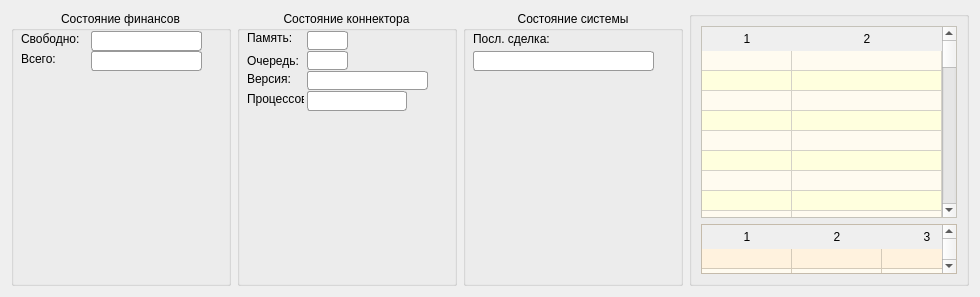
            <widget class="QWidget" name="tab_status">
             <attribute name="icon">
              <iconset>
               <normalon>icons/info.png</normalon>
              </iconset>
             </attribute>
             <attribute name="title">
              <string>Статус</string>
             </attribute>
             <layout class="QHBoxLayout" name="horizontalLayout_4">
              <item>
               <widget class="QGroupBox" name="groupBox_3">
                <property name="sizePolicy">
                 <sizepolicy hsizetype="Fixed" vsizetype="MinimumExpanding">
                  <horstretch>0</horstretch>
                  <verstretch>0</verstretch>
                 </sizepolicy>
                </property>
                <property name="minimumSize">
                 <size>
                  <width>220</width>
                  <height>120</height>
                 </size>
                </property>
                <property name="maximumSize">
                 <size>
                  <width>220</width>
                  <height>16777215</height>
                 </size>
                </property>
                <property name="title">
                 <string>Состояние финансов</string>
                </property>
                <property name="alignment">
                 <set>Qt::AlignHCenter|Qt::AlignTop</set>
                </property>
                <property name="flat">
                 <bool>false</bool>
                </property>
                <property name="checkable">
                 <bool>false</bool>
                </property>
                <widget class="QLineEdit" name="free_money">
                 <property name="geometry">
                  <rect>
                   <x>80</x>
                   <y>20</y>
                   <width>111</width>
                   <height>20</height>
                  </rect>
                 </property>
                 <property name="font">
                  <font>
                   <family>MS Shell Dlg 2</family>
                   <pointsize>10</pointsize>
                   <weight>50</weight>
                   <italic>false</italic>
                   <bold>false</bold>
                  </font>
                 </property>
                 <property name="styleSheet">
                  <string notr="true">border: 1px solid #999999;
font-weight: light;
font: 10pt &quot;MS Shell Dlg 2&quot;;
text-align: center;
border-radius:3px;

</string>
                 </property>
                 <property name="inputMethodHints">
                  <set>Qt::ImhExclusiveInputMask</set>
                 </property>
                 <property name="text">
                  <string/>
                 </property>
                </widget>
                <widget class="QLabel" name="label_10">
                 <property name="geometry">
                  <rect>
                   <x>10</x>
                   <y>20</y>
                   <width>61</width>
                   <height>16</height>
                  </rect>
                 </property>
                 <property name="text">
                  <string>Свободно:</string>
                 </property>
                </widget>
                <widget class="QLineEdit" name="all_money">
                 <property name="geometry">
                  <rect>
                   <x>80</x>
                   <y>40</y>
                   <width>111</width>
                   <height>20</height>
                  </rect>
                 </property>
                 <property name="font">
                  <font>
                   <family>MS Shell Dlg 2</family>
                   <pointsize>10</pointsize>
                   <weight>50</weight>
                   <italic>false</italic>
                   <bold>false</bold>
                  </font>
                 </property>
                 <property name="styleSheet">
                  <string notr="true">border: 1px solid #999999;
font-weight: light;
font: 10pt &quot;MS Shell Dlg 2&quot;;
text-align: center;
border-radius:3px;

</string>
                 </property>
                 <property name="inputMethodHints">
                  <set>Qt::ImhExclusiveInputMask</set>
                 </property>
                 <property name="text">
                  <string/>
                 </property>
                </widget>
                <widget class="QLabel" name="label_11">
                 <property name="geometry">
                  <rect>
                   <x>10</x>
                   <y>40</y>
                   <width>61</width>
                   <height>16</height>
                  </rect>
                 </property>
                 <property name="text">
                  <string>Всего:</string>
                 </property>
                </widget>
               </widget>
              </item>
              <item>
               <widget class="QGroupBox" name="groupBox">
                <property name="sizePolicy">
                 <sizepolicy hsizetype="Fixed" vsizetype="MinimumExpanding">
                  <horstretch>0</horstretch>
                  <verstretch>0</verstretch>
                 </sizepolicy>
                </property>
                <property name="minimumSize">
                 <size>
                  <width>220</width>
                  <height>120</height>
                 </size>
                </property>
                <property name="maximumSize">
                 <size>
                  <width>220</width>
                  <height>16777215</height>
                 </size>
                </property>
                <property name="title">
                 <string>Состояние коннектора</string>
                </property>
                <property name="alignment">
                 <set>Qt::AlignHCenter|Qt::AlignTop</set>
                </property>
                <property name="flat">
                 <bool>false</bool>
                </property>
                <property name="checkable">
                 <bool>false</bool>
                </property>
                <widget class="QLineEdit" name="queue_mem_used">
                 <property name="geometry">
                  <rect>
                   <x>70</x>
                   <y>20</y>
                   <width>41</width>
                   <height>19</height>
                  </rect>
                 </property>
                 <property name="font">
                  <font>
                   <family>MS Shell Dlg 2</family>
                   <pointsize>10</pointsize>
                   <weight>50</weight>
                   <italic>false</italic>
                   <bold>false</bold>
                  </font>
                 </property>
                 <property name="styleSheet">
                  <string notr="true">border: 1px solid #999999;
font-weight: light;
font: 10pt &quot;MS Shell Dlg 2&quot;;
text-align: center;
border-radius:3px;

</string>
                 </property>
                 <property name="inputMethodHints">
                  <set>Qt::ImhExclusiveInputMask</set>
                 </property>
                 <property name="text">
                  <string/>
                 </property>
                </widget>
                <widget class="QLineEdit" name="queue_size">
                 <property name="geometry">
                  <rect>
                   <x>70</x>
                   <y>40</y>
                   <width>41</width>
                   <height>19</height>
                  </rect>
                 </property>
                 <property name="font">
                  <font>
                   <family>MS Shell Dlg 2</family>
                   <pointsize>10</pointsize>
                   <weight>50</weight>
                   <italic>false</italic>
                   <bold>false</bold>
                  </font>
                 </property>
                 <property name="styleSheet">
                  <string notr="true">border: 1px solid #999999;
font-weight: light;
font: 10pt &quot;MS Shell Dlg 2&quot;;
text-align: center;
border-radius:3px;

</string>
                 </property>
                 <property name="inputMethodHints">
                  <set>Qt::ImhExclusiveInputMask</set>
                 </property>
                 <property name="text">
                  <string/>
                 </property>
                </widget>
                <widget class="QLineEdit" name="version">
                 <property name="geometry">
                  <rect>
                   <x>70</x>
                   <y>60</y>
                   <width>121</width>
                   <height>19</height>
                  </rect>
                 </property>
                 <property name="font">
                  <font>
                   <family>MS Shell Dlg 2</family>
                   <pointsize>10</pointsize>
                   <weight>50</weight>
                   <italic>false</italic>
                   <bold>false</bold>
                  </font>
                 </property>
                 <property name="styleSheet">
                  <string notr="true">border: 1px solid #999999;
font-weight: light;
font: 10pt &quot;MS Shell Dlg 2&quot;;
text-align: center;
border-radius:3px;

</string>
                 </property>
                 <property name="inputMethodHints">
                  <set>Qt::ImhExclusiveInputMask</set>
                 </property>
                 <property name="text">
                  <string/>
                 </property>
                </widget>
                <widget class="QLabel" name="label_5">
                 <property name="geometry">
                  <rect>
                   <x>10</x>
                   <y>20</y>
                   <width>46</width>
                   <height>13</height>
                  </rect>
                 </property>
                 <property name="text">
                  <string>Память:</string>
                 </property>
                </widget>
                <widget class="QLabel" name="label_3">
                 <property name="geometry">
                  <rect>
                   <x>10</x>
                   <y>40</y>
                   <width>60</width>
                   <height>20</height>
                  </rect>
                 </property>
                 <property name="text">
                  <string>Очередь:</string>
                 </property>
                </widget>
                <widget class="QLabel" name="label_4">
                 <property name="geometry">
                  <rect>
                   <x>10</x>
                   <y>60</y>
                   <width>46</width>
                   <height>16</height>
                  </rect>
                 </property>
                 <property name="text">
                  <string>Версия:</string>
                 </property>
                </widget>
                <widget class="QLabel" name="label_2">
                 <property name="geometry">
                  <rect>
                   <x>10</x>
                   <y>80</y>
                   <width>57</width>
                   <height>16</height>
                  </rect>
                 </property>
                 <property name="text">
                  <string>Процессов:</string>
                 </property>
                </widget>
                <widget class="QLineEdit" name="threads">
                 <property name="geometry">
                  <rect>
                   <x>70</x>
                   <y>80</y>
                   <width>100</width>
                   <height>20</height>
                  </rect>
                 </property>
                 <property name="font">
                  <font>
                   <family>MS Shell Dlg 2</family>
                   <pointsize>10</pointsize>
                   <weight>50</weight>
                   <italic>false</italic>
                   <bold>false</bold>
                  </font>
                 </property>
                 <property name="styleSheet">
                  <string notr="true">border: 1px solid #999999;
font-weight: light;
font: 10pt &quot;MS Shell Dlg 2&quot;;
text-align: center;
border-radius:3px;

</string>
                 </property>
                 <property name="inputMethodHints">
                  <set>Qt::ImhExclusiveInputMask</set>
                 </property>
                 <property name="text">
                  <string/>
                 </property>
                </widget>
               </widget>
              </item>
              <item>
               <widget class="QGroupBox" name="groupBox_2">
                <property name="sizePolicy">
                 <sizepolicy hsizetype="Fixed" vsizetype="MinimumExpanding">
                  <horstretch>0</horstretch>
                  <verstretch>0</verstretch>
                 </sizepolicy>
                </property>
                <property name="minimumSize">
                 <size>
                  <width>220</width>
                  <height>120</height>
                 </size>
                </property>
                <property name="maximumSize">
                 <size>
                  <width>220</width>
                  <height>16777215</height>
                 </size>
                </property>
                <property name="title">
                 <string>Состояние системы</string>
                </property>
                <property name="alignment">
                 <set>Qt::AlignHCenter|Qt::AlignTop</set>
                </property>
                <property name="flat">
                 <bool>false</bool>
                </property>
                <property name="checkable">
                 <bool>false</bool>
                </property>
                <widget class="QLabel" name="label">
                 <property name="geometry">
                  <rect>
                   <x>10</x>
                   <y>20</y>
                   <width>81</width>
                   <height>16</height>
                  </rect>
                 </property>
                 <property name="text">
                  <string>Посл. сделка:</string>
                 </property>
                </widget>
                <widget class="QLineEdit" name="last_trade_time">
                 <property name="geometry">
                  <rect>
                   <x>10</x>
                   <y>40</y>
                   <width>181</width>
                   <height>20</height>
                  </rect>
                 </property>
                 <property name="font">
                  <font>
                   <family>MS Shell Dlg 2</family>
                   <pointsize>10</pointsize>
                   <weight>50</weight>
                   <italic>false</italic>
                   <bold>false</bold>
                  </font>
                 </property>
                 <property name="styleSheet">
                  <string notr="true">border: 1px solid #999999;
font-weight: light;
font: 10pt &quot;MS Shell Dlg 2&quot;;
text-align: center;
border-radius:3px;

</string>
                 </property>
                 <property name="inputMethodHints">
                  <set>Qt::ImhExclusiveInputMask</set>
                 </property>
                 <property name="text">
                  <string/>
                 </property>
                </widget>
               </widget>
              </item>
              <item>
               <widget class="QGroupBox" name="groupBox_4">
                <property name="title">
                 <string/>
                </property>
                <property name="alignment">
                 <set>Qt::AlignHCenter|Qt::AlignTop</set>
                </property>
                <property name="flat">
                 <bool>false</bool>
                </property>
                <property name="checkable">
                 <bool>false</bool>
                </property>
                <layout class="QVBoxLayout" name="verticalLayout_3">
                 <item>
                  <widget class="QTableWidget" name="commands_table">
                   <property name="sizePolicy">
                    <sizepolicy hsizetype="MinimumExpanding" vsizetype="Expanding">
                     <horstretch>0</horstretch>
                     <verstretch>0</verstretch>
                    </sizepolicy>
                   </property>
                   <property name="minimumSize">
                    <size>
                     <width>150</width>
                     <height>0</height>
                    </size>
                   </property>
                   <property name="styleSheet">
                    <string notr="true">QTableWidget {
background-color:#fffbf0;
alternate-background-color:#ffffde;
selection-background-color: #0558AB;
selection-color: #ffffff;
}


    QTableWidget QHeaderView::section
    {
    border-bottom:0px groove #8BA6D9;
    border-left:0px groove #8BA6D9;
    border-right:0px groove #8BA6D9;
    border-top:0px;
    padding:3px;
    background:qlineargradient(x1: 0, y1: 0, x2: 0, y2: 1,
                             stop: 0 #F8FCFE, stop: 0.4 #EBEEF2,
                             stop: 0.5 #E0E5EA, stop: 1.0 #DADEEA);


    color:black;
    outline:0px;
    }

    QTableWidget::item
    {
    padding:5px;
    outline:0px;
    }</string>
                   </property>
                   <property name="verticalScrollBarPolicy">
                    <enum>Qt::ScrollBarAsNeeded</enum>
                   </property>
                   <property name="horizontalScrollBarPolicy">
                    <enum>Qt::ScrollBarAsNeeded</enum>
                   </property>
                   <property name="editTriggers">
                    <set>QAbstractItemView::NoEditTriggers</set>
                   </property>
                   <property name="alternatingRowColors">
                    <bool>true</bool>
                   </property>
                   <property name="selectionMode">
                    <enum>QAbstractItemView::NoSelection</enum>
                   </property>
                   <property name="selectionBehavior">
                    <enum>QAbstractItemView::SelectRows</enum>
                   </property>
                   <property name="wordWrap">
                    <bool>true</bool>
                   </property>
                   <property name="cornerButtonEnabled">
                    <bool>false</bool>
                   </property>
                   <property name="rowCount">
                    <number>50</number>
                   </property>
                   <property name="columnCount">
                    <number>2</number>
                   </property>
                   <attribute name="horizontalHeaderCascadingSectionResizes">
                    <bool>true</bool>
                   </attribute>
                   <attribute name="horizontalHeaderDefaultSectionSize">
                    <number>90</number>
                   </attribute>
                   <attribute name="horizontalHeaderMinimumSectionSize">
                    <number>70</number>
                   </attribute>
                   <attribute name="horizontalHeaderShowSortIndicator" stdset="0">
                    <bool>true</bool>
                   </attribute>
                   <attribute name="horizontalHeaderStretchLastSection">
                    <bool>true</bool>
                   </attribute>
                   <attribute name="verticalHeaderVisible">
                    <bool>false</bool>
                   </attribute>
                   <attribute name="verticalHeaderDefaultSectionSize">
                    <number>20</number>
                   </attribute>
                   <attribute name="verticalHeaderMinimumSectionSize">
                    <number>20</number>
                   </attribute>
                   <attribute name="verticalHeaderStretchLastSection">
                    <bool>false</bool>
                   </attribute>
                   <row>
                    <property name="text">
                     <string>1</string>
                    </property>
                   </row>
                   <row>
                    <property name="text">
                     <string>2</string>
                    </property>
                   </row>
                   <row/>
                   <row/>
                   <row/>
                   <row/>
                   <row/>
                   <row/>
                   <row/>
                   <row/>
                   <row/>
                   <row/>
                   <row/>
                   <row/>
                   <row/>
                   <row/>
                   <row/>
                   <row/>
                   <row/>
                   <row/>
                   <row/>
                   <row/>
                   <row/>
                   <row/>
                   <row/>
                   <row/>
                   <row/>
                   <row/>
                   <row/>
                   <row/>
                   <row/>
                   <row/>
                   <row/>
                   <row/>
                   <row/>
                   <row/>
                   <row/>
                   <row/>
                   <row/>
                   <row/>
                   <row/>
                   <row/>
                   <row/>
                   <row/>
                   <row/>
                   <row/>
                   <row/>
                   <row/>
                   <row/>
                   <row/>
                   <column>
                    <property name="text">
                     <string>1</string>
                    </property>
                   </column>
                   <column>
                    <property name="text">
                     <string>2</string>
                    </property>
                   </column>
                  </widget>
                 </item>
                 <item>
                  <widget class="QTableWidget" name="client_table">
                   <property name="sizePolicy">
                    <sizepolicy hsizetype="Expanding" vsizetype="Fixed">
                     <horstretch>0</horstretch>
                     <verstretch>0</verstretch>
                    </sizepolicy>
                   </property>
                   <property name="minimumSize">
                    <size>
                     <width>0</width>
                     <height>50</height>
                    </size>
                   </property>
                   <property name="maximumSize">
                    <size>
                     <width>16777215</width>
                     <height>50</height>
                    </size>
                   </property>
                   <property name="styleSheet">
                    <string notr="true">QTableWidget {
background-color:#fff2de;
alternate-background-color:#fffbf0;
selection-background-color: #0558AB;
selection-color: #ffffff;
}



    QTableWidget QHeaderView::section
    {
    border-bottom:0px groove #8BA6D9;
    border-left:0px groove #8BA6D9;
    border-right:0px groove #8BA6D9;
    border-top:0px;
    padding:3px;
    background:qlineargradient(x1: 0, y1: 0, x2: 0, y2: 1,
                             stop: 0 #F8FCFE, stop: 0.4 #EBEEF2,
                             stop: 0.5 #E0E5EA, stop: 1.0 #DADEEA);


    color:black;
    outline:0px;
    }

    QTableWidget::item
    {
    padding:5px;
    outline:0px;
    }</string>
                   </property>
                   <property name="verticalScrollBarPolicy">
                    <enum>Qt::ScrollBarAsNeeded</enum>
                   </property>
                   <property name="horizontalScrollBarPolicy">
                    <enum>Qt::ScrollBarAlwaysOff</enum>
                   </property>
                   <property name="editTriggers">
                    <set>QAbstractItemView::NoEditTriggers</set>
                   </property>
                   <property name="alternatingRowColors">
                    <bool>true</bool>
                   </property>
                   <property name="selectionMode">
                    <enum>QAbstractItemView::SingleSelection</enum>
                   </property>
                   <property name="selectionBehavior">
                    <enum>QAbstractItemView::SelectRows</enum>
                   </property>
                   <property name="rowCount">
                    <number>50</number>
                   </property>
                   <property name="columnCount">
                    <number>30</number>
                   </property>
                   <attribute name="horizontalHeaderCascadingSectionResizes">
                    <bool>true</bool>
                   </attribute>
                   <attribute name="horizontalHeaderDefaultSectionSize">
                    <number>90</number>
                   </attribute>
                   <attribute name="horizontalHeaderMinimumSectionSize">
                    <number>70</number>
                   </attribute>
                   <attribute name="horizontalHeaderShowSortIndicator" stdset="0">
                    <bool>true</bool>
                   </attribute>
                   <attribute name="horizontalHeaderStretchLastSection">
                    <bool>true</bool>
                   </attribute>
                   <attribute name="verticalHeaderVisible">
                    <bool>false</bool>
                   </attribute>
                   <attribute name="verticalHeaderDefaultSectionSize">
                    <number>20</number>
                   </attribute>
                   <attribute name="verticalHeaderMinimumSectionSize">
                    <number>20</number>
                   </attribute>
                   <attribute name="verticalHeaderStretchLastSection">
                    <bool>false</bool>
                   </attribute>
                   <row>
                    <property name="text">
                     <string>1</string>
                    </property>
                   </row>
                   <row>
                    <property name="text">
                     <string>2</string>
                    </property>
                   </row>
                   <row/>
                   <row/>
                   <row/>
                   <row/>
                   <row/>
                   <row/>
                   <row/>
                   <row/>
                   <row/>
                   <row/>
                   <row/>
                   <row/>
                   <row/>
                   <row/>
                   <row/>
                   <row/>
                   <row/>
                   <row/>
                   <row/>
                   <row/>
                   <row/>
                   <row/>
                   <row/>
                   <row/>
                   <row/>
                   <row/>
                   <row/>
                   <row/>
                   <row/>
                   <row/>
                   <row/>
                   <row/>
                   <row/>
                   <row/>
                   <row/>
                   <row/>
                   <row/>
                   <row/>
                   <row/>
                   <row/>
                   <row/>
                   <row/>
                   <row/>
                   <row/>
                   <row/>
                   <row/>
                   <row/>
                   <row/>
                   <column>
                    <property name="text">
                     <string>1</string>
                    </property>
                   </column>
                   <column>
                    <property name="text">
                     <string>2</string>
                    </property>
                   </column>
                   <column>
                    <property name="text">
                     <string>3</string>
                    </property>
                   </column>
                   <column>
                    <property name="text">
                     <string>4</string>
                    </property>
                   </column>
                   <column>
                    <property name="text">
                     <string>5</string>
                    </property>
                   </column>
                   <column>
                    <property name="text">
                     <string>6</string>
                    </property>
                   </column>
                   <column>
                    <property name="text">
                     <string>7</string>
                    </property>
                   </column>
                   <column>
                    <property name="text">
                     <string>8</string>
                    </property>
                   </column>
                   <column>
                    <property name="text">
                     <string>9</string>
                    </property>
                   </column>
                   <column>
                    <property name="text">
                     <string>10</string>
                    </property>
                   </column>
                   <column>
                    <property name="text">
                     <string>11</string>
                    </property>
                   </column>
                   <column>
                    <property name="text">
                     <string>12</string>
                    </property>
                   </column>
                   <column>
                    <property name="text">
                     <string>13</string>
                    </property>
                   </column>
                   <column>
                    <property name="text">
                     <string>14</string>
                    </property>
                   </column>
                   <column>
                    <property name="text">
                     <string>15</string>
                    </property>
                   </column>
                   <column>
                    <property name="text">
                     <string>16</string>
                    </property>
                   </column>
                   <column/>
                   <column/>
                   <column/>
                   <column/>
                   <column/>
                   <column/>
                   <column/>
                   <column/>
                   <column/>
                   <column/>
                   <column/>
                   <column/>
                   <column/>
                   <column/>
                  </widget>
                 </item>
                </layout>
               </widget>
              </item>
             </layout>
            </widget>
